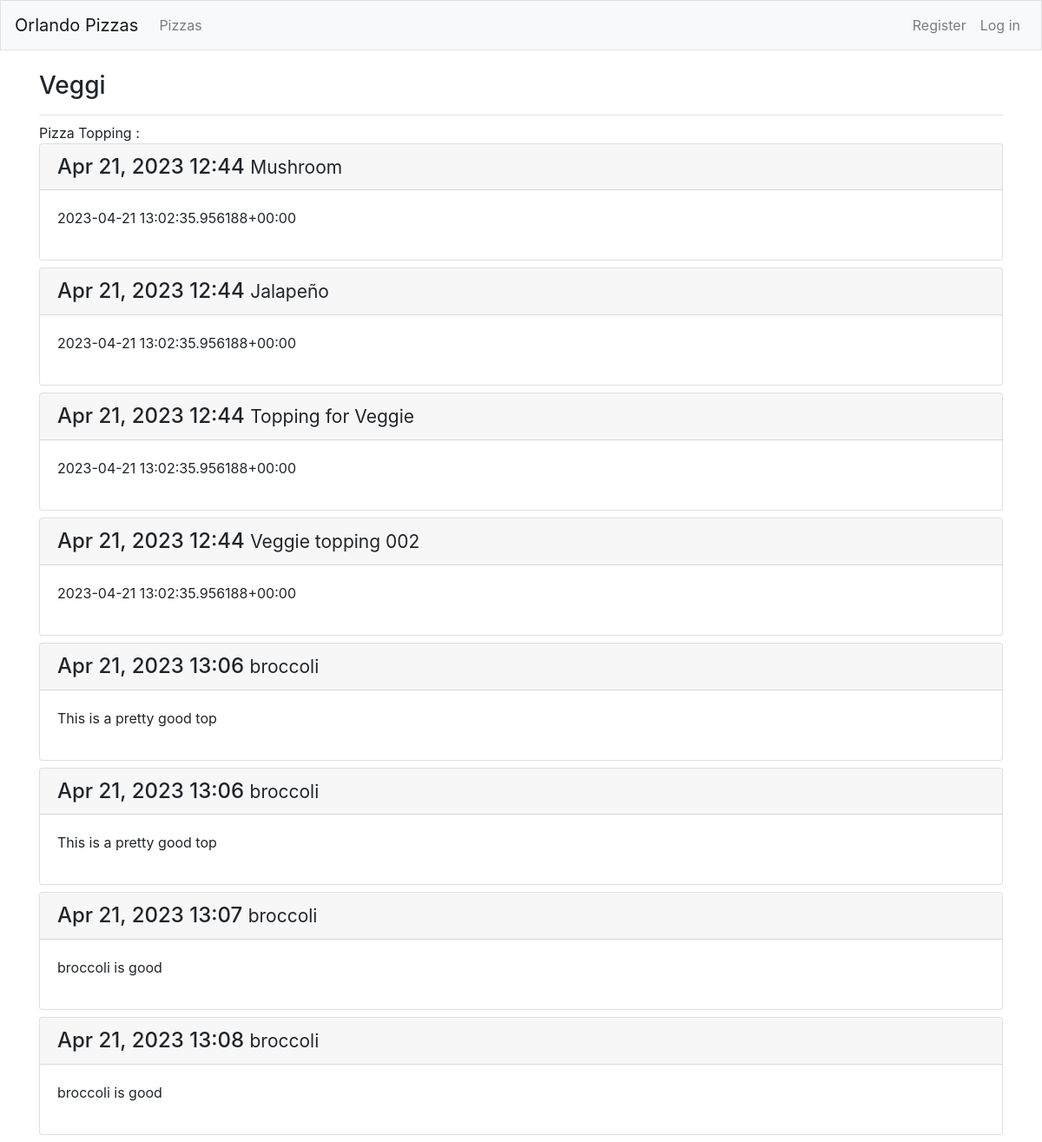
The page /pizza/2/ on the database its author committed.
### orlando_pizzas/models.py (models this page shows)
class Pizza (models.Model):
    name = models.CharField(max_length=25)
    date_added = models.DateTimeField(auto_now=True)
    def __str__(self):
        return self.name

class Toppings (models.Model):
    pizza = models.ForeignKey(Pizza,on_delete=models.CASCADE)
    text = models.CharField(max_length=25)
    date_added = models.DateTimeField(auto_now=True)
    toppping_name = models.CharField(max_length=25,default='Default')

### orlando_pizzas/views.py (the view)
# urls.py: path('pizza/<int:pizza_id>/', views.getPizzaById, name='pizza_toppings'),
def getPizzaById(request, pizza_id):
    try:
        pizza = Pizza.objects.get(id=pizza_id)
        print(f'INSIDE of PIZZA and TOPPINGS  !!!!!!!!!!{pizza}')
        toppings = Toppings.objects.filter(pizza_id=pizza_id).all()
        context = {'toppings': toppings , 'pizza':pizza}
        shortcut = render(request, 'orlando_pizzas/pizza_toppings.html', context)
    except Exception:
        shortcut = render(request, 'orlando_pizzas/errors.html')
    return shortcut

### orlando_pizzas/templates/orlando_pizzas/pizza_toppings.html
{% extends "orlando_pizzas/base.html" %}
{% block page_header %}
    <h3>
        {{pizza}}
    </h3>
 {% endblock page_header %}
{% block content %}
 Pizza Topping :
    {% for topping in toppings %}
        <div class="card mb-2">
            <h4 class="card-header">
                {{topping.date_added |date:'M d, Y H:i' }}
                <small>
                    {{topping.toppping_name}}
                </small>
            </h4>
            <div class="card-body">
                {{ topping.text|linebreaks }}
            </div>
        </div>
    {% endfor %}
{% endblock content %}

### rows shown on the page
Pizza: name "Veggi"
Toppings: date_added "Apr 21, 2023 12:44", toppping_name "Mushroom", text "2023-04-21 13:02:35.956188+00:00"
Toppings: date_added "Apr 21, 2023 12:44", toppping_name "Jalapeño", text "2023-04-21 13:02:35.956188+00:00"
Toppings: date_added "Apr 21, 2023 12:44", toppping_name "Topping for Veggie", text "2023-04-21 13:02:35.956188+00:00"
Toppings: date_added "Apr 21, 2023 12:44", toppping_name "Veggie topping 002", text "2023-04-21 13:02:35.956188+00:00"
Toppings: date_added "Apr 21, 2023 13:06", toppping_name "broccoli", text "This is a pretty good top"
Toppings: date_added "Apr 21, 2023 13:06", toppping_name "broccoli", text "This is a pretty good top"
Toppings: date_added "Apr 21, 2023 13:07", toppping_name "broccoli", text "broccoli is good"
Toppings: date_added "Apr 21, 2023 13:08", toppping_name "broccoli", text "broccoli is good"
